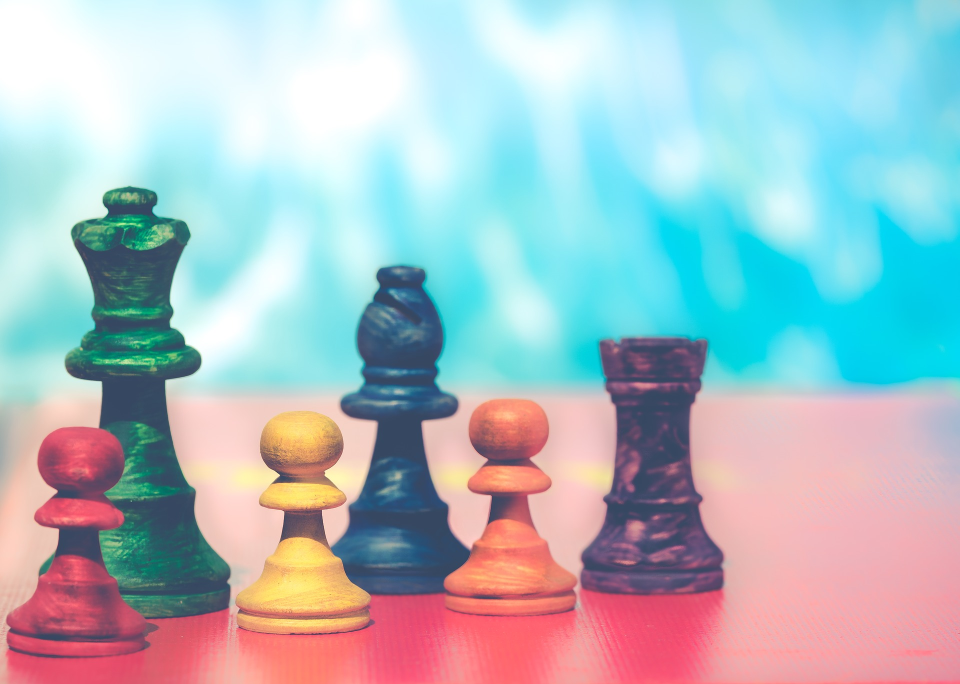
#> input picture opencv_python/images/pawn.jpg, 1920 x 1368 px (shown at 1/2 size)
$ python '이미지 성분 추출로 자르고 바꾸기.py'
#> lines starting #> are read from the running program, lines starting #| are printed output that depends on the picture; after the words box and inside, x2 and y2 are one past the last pixel; in counts of white or black regions, pixels touching at a corner belong together
import cv2
import numpy as np

def imread(filename, flags=cv2.IMREAD_COLOR, dtype=np.uint8):
#> called with filename = 'pawn.jpg', flags = 1
    try:
        n = np.fromfile(filename, dtype)
        img = cv2.imdecode(n, flags)
#> img is the input picture: shape (1368, 1920, 3); mean B, G, R 195.1, 188.5, 169.2
        return img
    except Exception as e:
        print(e)
        return None

image = imread('pawn.jpg')
image = cv2.pyrDown(image)

if image is  None:                              # 예외 처리
    print("이미지를 읽을 수 없습니다.")
    exit(1)

# HSV: Blue(120, 255, 255), Green(60, 255, 255), Red(0, 255, 255)

hsv_image = cv2.cvtColor(image, cv2.COLOR_BGR2HSV)
#> hsv_image: shape (684, 960, 3); mean H, S, V 94.8, 96.3, 221.8
gray_image = cv2.cvtColor(image, cv2.COLOR_BGR2GRAY)
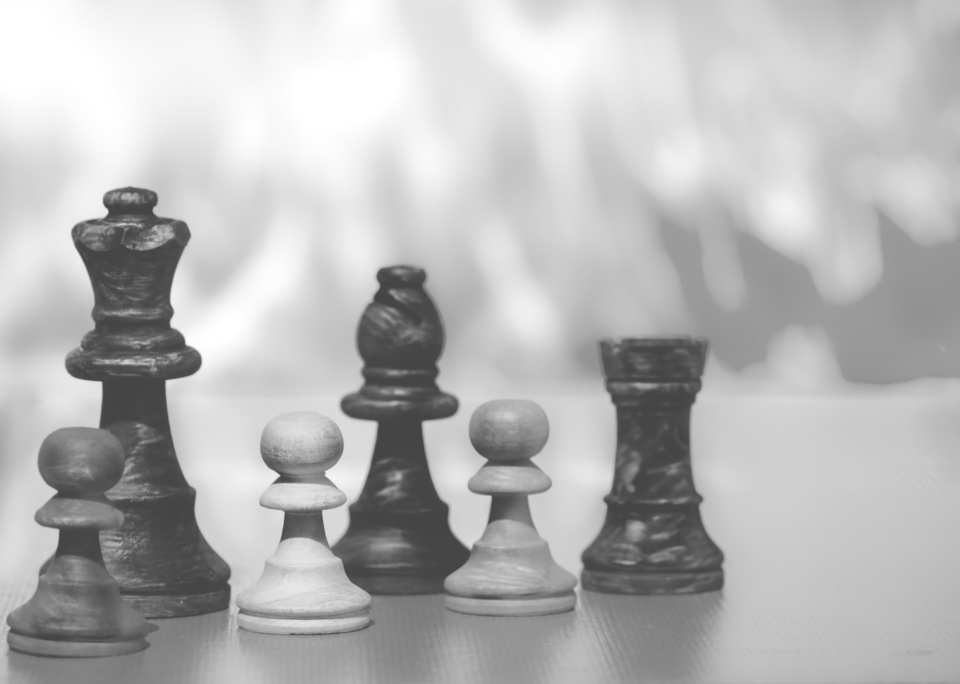
#> gray_image: shape (684, 960); min 68, max 255, mean 183.5
print("gray_image", gray_image.shape)
#| gray_image (684, 960)
lower_blue = np.array([100, 80, 80])
upper_blue = np.array([130, 255, 255])

start_point = (int(image.shape[1]/3), int(image.shape[0]/3))
#> start_point = (320, 228)
end_point = (int(image.shape[1]/2), int(image.shape[0]*7/8))
#> end_point = (480, 598)

slice_image = hsv_image[start_point[1]:end_point[1], start_point[0]:end_point[0]]
#> slice_image: shape (370, 160, 3); mean H, S, V 80.6, 111.8, 180.7
image_blue = cv2.inRange(slice_image, lower_blue, upper_blue)
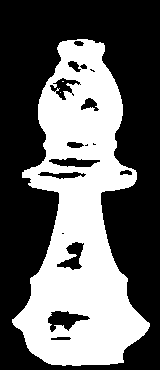
#> image_blue: shape (370, 160); 39.5% white; 3 white regions (2 under 20 px), largest, box (x1, y1, x2, y2) and area: (12, 39, 150, 366) 23377
check = image_blue

kernel = cv2.getStructuringElement(cv2.MORPH_CROSS, (9,9))
image_blue = cv2.morphologyEx(image_blue, cv2.MORPH_CLOSE, kernel, iterations=3)
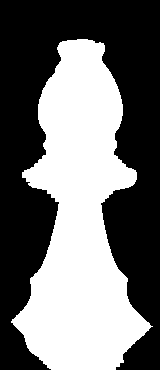
#> image_blue: shape (370, 160); 44.1% white; 1 white region, box (x1, y1, x2, y2) and area: (11, 39, 153, 370) 26121

origin_slice = image[start_point[1]:end_point[1], start_point[0]:end_point[0]]
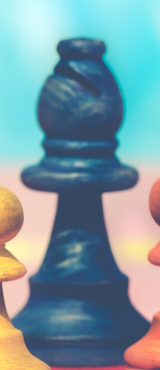
#> origin_slice: shape (370, 160, 3); mean B, G, R 162.6, 153.9, 123.4

print(image_blue[0,0]) # 0
#| 0
print(image_blue.shape) # 370, 168
#| (370, 160)
print(image_blue[int(image_blue.shape[0]/2), int(image_blue.shape[1]/2)]) # 255
#| 255

image_blue = cv2.merge((image_blue, image_blue, image_blue))

print("image_blue.shape", image_blue.shape)
#| image_blue.shape (370, 160, 3)
print("image_blue", image_blue[0,0])
#| image_blue [0 0 0]
print("image_blue.shape", image_blue[0,0].shape)
#| image_blue.shape (3,)
print(type(image_blue[0,0])) # 0
#| <class 'numpy.ndarray'>
print(image_blue[0,0,0])
#| 0

for i in range(image_blue.shape[0]):
    for j in range(image_blue.shape[1]):
        for k in range(image_blue.shape[2]):
            if (image_blue[i,j,k] != 0):
                image_blue[i,j] = [255, 0, 0]
                #image[start_point[1]+i, start_point[0]+j] = image_blue[i,j]
                image[start_point[1]+i, start_point[0]+j] = gray_image[start_point[1]+i, start_point[0]+j]
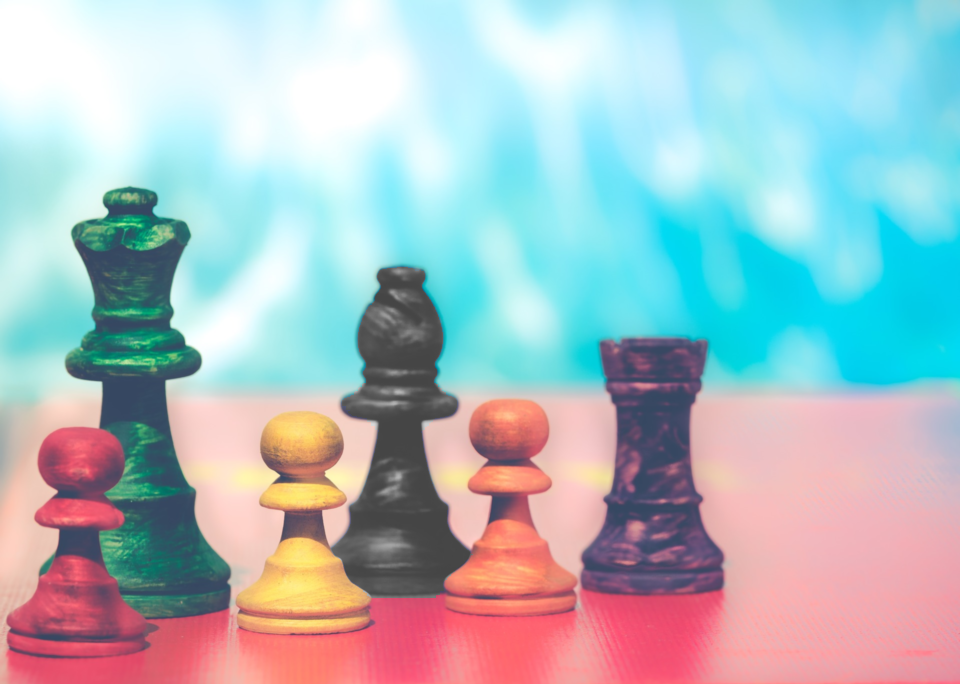
#> image: shape (684, 960, 3); mean B, G, R 193.7, 188.3, 170.2
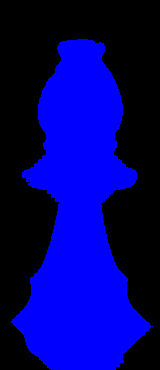
#> image_blue: shape (370, 160, 3); mean of channels 0, 1, 2 112.5, 0, 0; drawn as B, G, R

# contour 제일 큰거를 따와서 해야

cv2.imshow("image_blue", image_blue)
cv2.imshow("origin_slice", origin_slice)
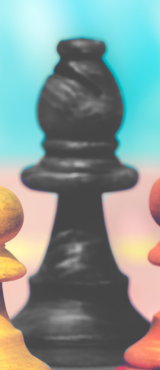
#> window 'origin_slice': shape (370, 160, 3); mean B, G, R 147.2, 151.5, 133.9
cv2.imshow("image", image)
cv2.imshow("check", check)


#cv2.imshow("image", image)
cv2.waitKey(0)
cv2.destroyAllWindows()


# [9 lines of commented-out code are left out]
